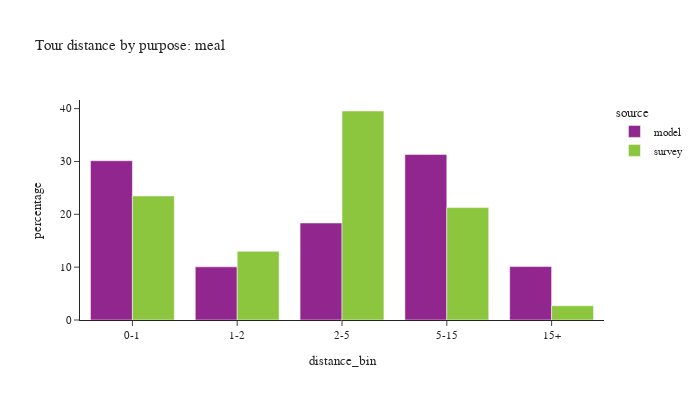

The cell this chart's notebook holds for it:
### Code cell
plot_bins(tour, tour['pdpurp'] == 6, 'meal')

### Figure 1 — Plotly figure (JSON) as saved in the notebook; plotly's stock layout.template omitted (floating-point values rounded to 4 significant figures)
{"data": [{"alignmentgroup": "True", "customdata": [[14418], [4809], [8782], [14989], [4837]], "hovertemplate": "source=model<br>distance_bin=%{x}<br>percentage=%{y}<br>sample count=%{customdata[0]}<extra></extra>", "legendgroup": "model", "marker": {"color": "#91268F", "pattern": {"shape": ""}}, "name": "model", "offsetgroup": "model", "orientation": "v", "showlegend": true, "textposition": "auto", "type": "bar", "x": ["0-1", "1-2", "2-5", "5-15", "15+"], "xaxis": "x", "y": [30.14, 10.05, 18.36, 31.33, 10.11], "yaxis": "y"}, {"alignmentgroup": "True", "customdata": [[337], [132], [227], [136], [42]], "hovertemplate": "source=survey<br>distance_bin=%{x}<br>percentage=%{y}<br>sample count=%{customdata[0]}<extra></extra>", "legendgroup": "survey", "marker": {"color": "#8CC63E", "pattern": {"shape": ""}}, "name": "survey", "offsetgroup": "survey", "orientation": "v", "showlegend": true, "textposition": "auto", "type": "bar", "x": ["0-1", "1-2", "2-5", "5-15", "15+"], "xaxis": "x", "y": [23.47, 13.0, 39.55, 21.27, 2.702], "yaxis": "y"}], "layout": {"barmode": "group", "font": {"size": 11}, "height": 400, "legend": {"title": {"text": "source"}, "tracegroupgap": 0}, "title": {"text": "Tour distance by purpose: meal"}, "width": 700, "xaxis": {"anchor": "y", "domain": [0.0, 1.0], "title": {"text": "distance_bin"}}, "yaxis": {"anchor": "x", "domain": [0.0, 1.0], "title": {"text": "percentage"}}}}
